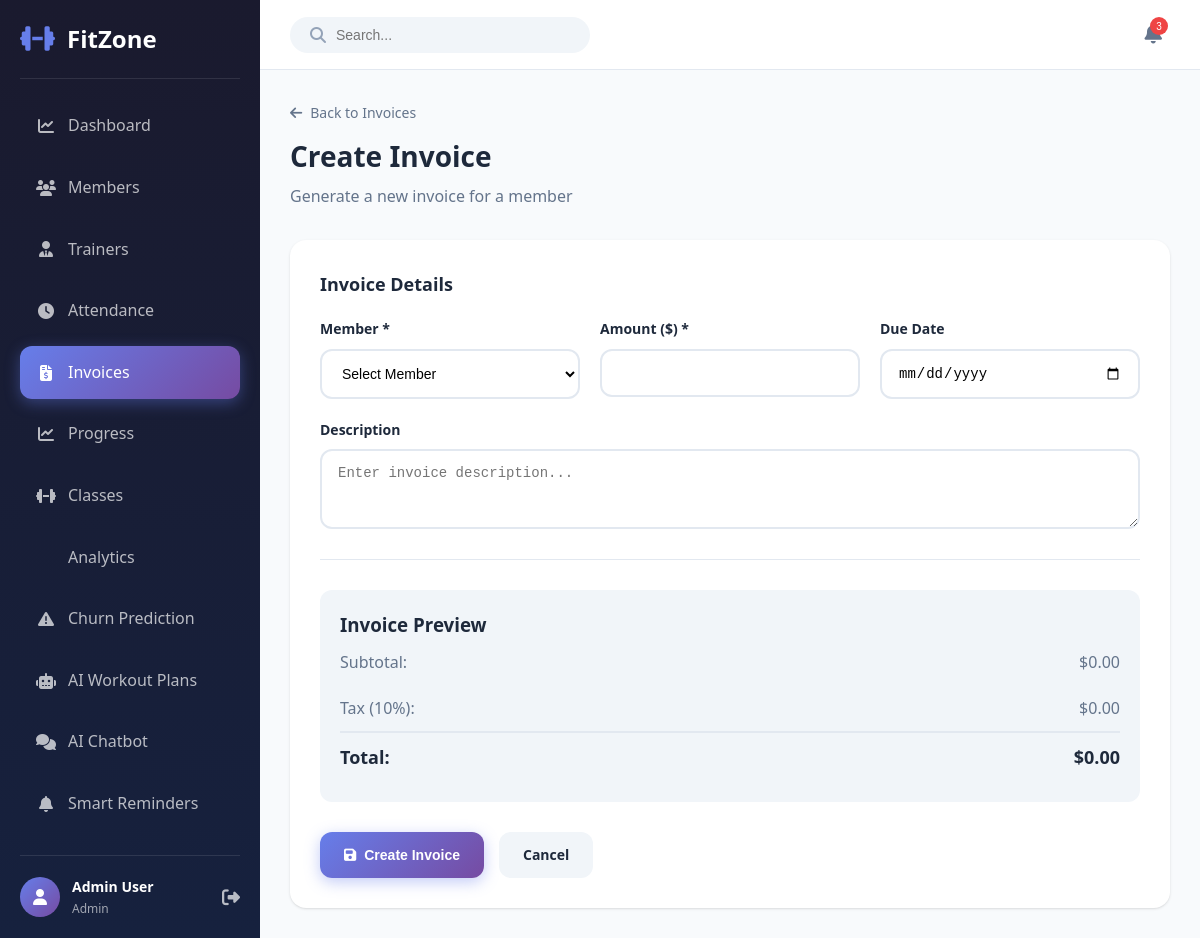
The app's page /invoices/create (signed in) with its own data.
### models.py (models this page shows, shortened)
class User(UserMixin, db.Model):
    __tablename__ = 'users'
    id = db.Column(db.Integer, primary_key=True)
    email = db.Column(db.String(120), unique=True, nullable=False, index=True)
    password_hash = db.Column(db.String(256), nullable=False)
    first_name = db.Column(db.String(50), nullable=False)
    last_name = db.Column(db.String(50), nullable=False)
    role = db.Column(db.String(20), nullable=False, default='member')  # admin, trainer, member
    phone = db.Column(db.String(20))
    created_at = db.Column(db.DateTime, default=datetime.utcnow)
    updated_at = db.Column(db.DateTime, default=datetime.utcnow, onupdate=datetime.utcnow)
    is_active = db.Column(db.Boolean, default=True)
    profile_image = db.Column(db.String(255), default='default-avatar.png')
    member = db.relationship('Member', backref='user', uselist=False, lazy=True)
    trainer = db.relationship('Trainer', backref='user', uselist=False, lazy=True)

### app.py (the view, shortened to what this page needs)
@app.route('/invoices/create', methods=['GET', 'POST'])
@login_required
@role_required(['admin'])
def create_invoice():
    members = Member.query.join(User).filter(User.is_active == True).all()
    return render_template('invoice_form.html', invoice=None, members=members)

### app.py (called while the page is built)
@login_manager.user_loader
def load_user(user_id):
    return User.query.get(int(user_id))

def role_required(roles):
    def decorator(f):
        @wraps(f)
        def decorated_function(*args, **kwargs):
            if not current_user.is_authenticated:
                return redirect(url_for('login'))
            if current_user.role not in roles:
                flash('You do not have permission to access this page.', 'danger')
                return redirect(url_for('dashboard'))
            return f(*args, **kwargs)
        return decorated_function
    return decorator

### templates/invoice_form.html (shortened to what this page needs)
{% extends "base.html" %}
{% block content %}
<div class="page-container">
    <div class="page-header">
        <div class="header-content">
            <a href="{{ url_for('invoices') }}" class="back-link">
                <i class="fas fa-arrow-left"></i>
                Back to Invoices
            </a>
            <h1>Create Invoice</h1>
            <p>Generate a new invoice for a member</p>
        </div>
    </div>
    <form method="POST" class="form-container-wide">
        <div class="form-section">
            <h3>Invoice Details</h3>
            <div class="form-grid">
                <div class="form-group">
                    <label for="member_id">Member *</label>
                    <select id="member_id" name="member_id" required>
                        <option value="">Select Member</option>
                    </select>
                </div>
                <div class="form-group">
                    <label for="amount">Amount ($) *</label>
                    <input type="number" step="0.01" id="amount" name="amount" required onchange="calculateTotal()">
                </div>
                <div class="form-group">
                    <label for="due_date">Due Date</label>
                    <input type="date" id="due_date" name="due_date">
                </div>
                <div class="form-group full-width">
                    <label for="description">Description</label>
                    <textarea id="description" name="description" rows="3" placeholder="Enter invoice description..."></textarea>
                </div>
            </div>
        </div>
        <div class="invoice-preview">
            <h3>Invoice Preview</h3>
            <div class="preview-row">
                <span>Subtotal:</span>
                <span id="subtotal">$0.00</span>
            </div>
            <div class="preview-row">
                <span>Tax (10%):</span>
                <span id="tax">$0.00</span>
            </div>
            <div class="preview-row total">
                <span>Total:</span>
                <span id="total">$0.00</span>
            </div>
        </div>
        <div class="form-actions">
            <button type="submit" class="btn btn-primary">
                <i class="fas fa-save"></i>
                <span>Create Invoice</span>
            </button>
            <a href="{{ url_for('invoices') }}" class="btn btn-secondary">Cancel</a>
        </div>
    </form>
</div>
{% endblock %}

### templates/base.html (shortened to what this page needs)
<!DOCTYPE html>
<html lang="en">
<head>
    <link rel="stylesheet" href="{{ url_for('static', filename='css/style.css') }}">
    <link rel="stylesheet" href="https://cdnjs.cloudflare.com/ajax/libs/font-awesome/6.4.0/css/all.min.css">
</head>
<body>
    {% if current_user.is_authenticated %}
    <aside class="sidebar" id="sidebar">
        <div class="sidebar-header">
            <div class="logo">
                <i class="fas fa-dumbbell"></i>
                <span>FitZone</span>
            </div>
        </div>
        <nav class="sidebar-nav">
            <a href="{{ url_for('dashboard') }}" class="nav-item {% if request.endpoint == 'dashboard' %}active{% endif %}">
                <i class="fas fa-chart-line"></i>
                <span>Dashboard</span>
            </a>
            {% if current_user.role in ['admin', 'trainer'] %}
            <a href="{{ url_for('members') }}" class="nav-item {% if request.endpoint in ['members', 'member_detail', 'add_member', 'edit_member'] %}active{% endif %}">
                <i class="fas fa-users"></i>
                <span>Members</span>
            </a>
            {% endif %}
            {% if current_user.role == 'admin' %}
            <a href="{{ url_for('trainers') }}" class="nav-item {% if request.endpoint in ['trainers', 'trainer_detail', 'add_trainer'] %}active{% endif %}">
                <i class="fas fa-user-tie"></i>
                <span>Trainers</span>
            </a>
            {% endif %}
            <a href="{{ url_for('attendance') }}" class="nav-item {% if request.endpoint == 'attendance' %}active{% endif %}">
                <i class="fas fa-clock"></i>
                <span>Attendance</span>
            </a>
            <a href="{{ url_for('invoices') }}" class="nav-item {% if request.endpoint in ['invoices', 'create_invoice', 'pay_invoice'] %}active{% endif %}">
                <i class="fas fa-file-invoice-dollar"></i>
                <span>Invoices</span>
            </a>
            <a href="{{ url_for('progress') }}" class="nav-item {% if request.endpoint in ['progress', 'member_progress', 'add_progress'] %}active{% endif %}">
                <i class="fas fa-chart-line"></i>
                <span>Progress</span>
            </a>
            {% if current_user.role in ['admin', 'trainer'] %}
            <a href="{{ url_for('classes_list') }}" class="nav-item {% if request.endpoint in ['classes_list', 'add_class', 'edit_class'] %}active{% endif %}">
                <i class="fas fa-dumbbell"></i>
                <span>Classes</span>
            </a>
            {% endif %}
             {% if current_user.role == 'admin' %}
             <a href="{{ url_for('analytics') }}" class="nav-item {% if request.endpoint == 'analytics' %}active{% endif %}">
                 <span>Analytics</span>
             </a>
             {% endif %}
             {% if current_user.role == 'admin' %}
             <a href="{{ url_for('churn_prediction') }}" class="nav-item {% if request.endpoint in ['churn_prediction', 'member_churn_details', 'retrain_churn_model'] %}active{% endif %}">
                 <i class="fas fa-exclamation-triangle"></i>
                 <span>Churn Prediction</span>
             </a>
             {% endif %}
            <a href="{{ url_for('workout_plans') }}" class="nav-item {% if request.endpoint in ['workout_plans', 'workout_plan_detail'] %}active{% endif %}">
                <i class="fas fa-robot"></i>
                <span>AI Workout Plans</span>
            </a>
            <a href="{{ url_for('chatbot_page') }}" class="nav-item {% if request.endpoint == 'chatbot_page' %}active{% endif %}">
                <i class="fas fa-comments"></i>
                <span>AI Chatbot</span>
            </a>
            {% if current_user.role == 'admin' %}
            <a href="{{ url_for('payment_reminders') }}" class="nav-item {% if request.endpoint == 'payment_reminders' %}active{% endif %}">
                <i class="fas fa-bell"></i>
                <span>Smart Reminders</span>
            </a>
            {% endif %}
        </nav>
        <div class="sidebar-footer">
            <div class="user-info">
                <div class="user-avatar">
                    <i class="fas fa-user"></i>
                </div>
                <div class="user-details">
                    <span class="user-name">{{ current_user.first_name }} {{ current_user.last_name }}</span>
                    <span class="user-role">{{ current_user.role|title }}</span>
                </div>
            </div>
            <a href="{{ url_for('logout') }}" class="logout-btn">
                <i class="fas fa-sign-out-alt"></i>
            </a>
        </div>
    </aside>
    <main class="main-content">
        <header class="top-header">
            <div class="header-search">
                <i class="fas fa-search"></i>
                <input type="text" placeholder="Search...">
            </div>
            <div class="header-actions">
                <button class="notification-btn">
                    <i class="fas fa-bell"></i>
                    <span class="notification-badge">3</span>
                </button>
            </div>
        </header>
        <div class="content-wrapper">
            {% block content %}{% endblock %}
        </div>
    </main>
    {% endif %}
</body>
</html>

### records on screen
User: first_name "Admin", last_name "User", role "Admin"
